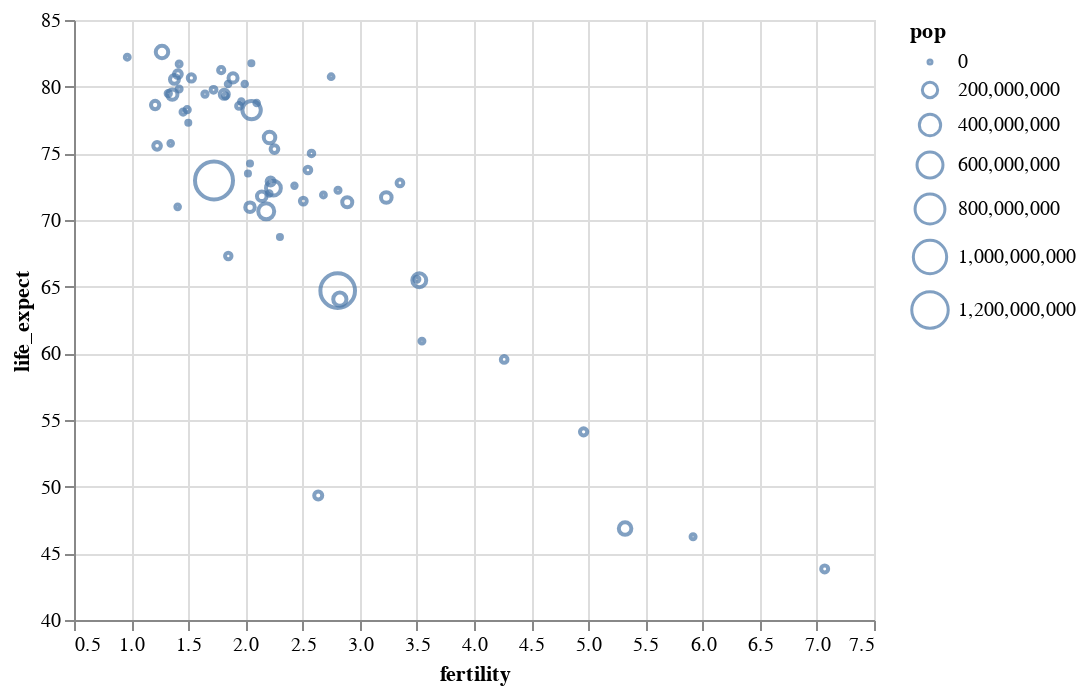

Here is the notebook cell this chart was saved with:
### Code cell
# add size dimension
alt.Chart(gap2005).mark_point().encode(
    alt.X("fertility", scale=alt.Scale(zero=False)),
    alt.Y("life_expect", scale=alt.Scale(zero=False)),
    alt.Size("pop")
)

### Figure 1 — Vega-Lite specification as saved in the notebook (floating-point values rounded to 4 significant figures)
{"$schema": "https://vega.github.io/schema/vega-lite/v3.4.0.json", "config": {"mark": {"tooltip": null}, "view": {"height": 300, "width": 400}}, "data": {"name": "data-ba34af65c64e2b3a5a008687b8c69f55"}, "datasets": {"data-ba34af65c64e2b3a5a008687b8c69f55": [{"cluster": 0, "country": "Afghanistan", "fertility": 7.069, "life_expect": 43.83, "pop": 29928987, "year": 2005}, {"cluster": 3, "country": "Argentina", "fertility": 2.254, "life_expect": 75.32, "pop": 39537943, "year": 2005}, {"cluster": 3, "country": "Aruba", "fertility": 2.04, "life_expect": 74.24, "pop": 71566, "year": 2005}, {"cluster": 4, "country": "Australia", "fertility": 1.788, "life_expect": 81.23, "pop": 20090437, "year": 2005}, {"cluster": 1, "country": "Austria", "fertility": 1.42, "life_expect": 79.83, "pop": 8184691, "year": 2005}, {"cluster": 3, "country": "Bahamas", "fertility": 2.022, "life_expect": 73.5, "pop": 301790, "year": 2005}, {"cluster": 0, "country": "Bangladesh", "fertility": 2.826, "life_expect": 64.06, "pop": 144319628, "year": 2005}, {"cluster": 3, "country": "Barbados", "fertility": 1.5, "life_expect": 77.3, "pop": 278870, "year": 2005}, {"cluster": 1, "country": "Belgium", "fertility": 1.646, "life_expect": 79.44, "pop": 10364388, "year": 2005}, {"cluster": 3, "country": "Bolivia", "fertility": 3.5, "life_expect": 65.55, "pop": 8857870, "year": 2005}, {"cluster": 3, "country": "Brazil", "fertility": 2.245, "life_expect": 72.39, "pop": 186112794, "year": 2005}, {"cluster": 3, "country": "Canada", "fertility": 1.527, "life_expect": 80.65, "pop": 32805041, "year": 2005}, {"cluster": 3, "country": "Chile", "fertility": 1.944, "life_expect": 78.55, "pop": 15980912, "year": 2005}, {"cluster": 4, "country": "China", "fertility": 1.725, "life_expect": 72.96, "pop": 1303182268, "year": 2005}, {"cluster": 3, "country": "Colombia", "fertility": 2.22, "life_expect": 72.89, "pop": 42954279, "year": 2005}, {"cluster": 3, "country": "Costa Rica", "fertility": 2.099, "life_expect": 78.78, "pop": 4016173, "year": 2005}, {"cluster": 1, "country": "Croatia", "fertility": 1.346, "life_expect": 75.75, "pop": 4495904, "year": 2005}, {"cluster": 3, "country": "Cuba", "fertility": 1.49, "life_expect": 78.27, "pop": 11346670, "year": 2005}, {"cluster": 3, "country": "Dominican Republic", "fertility": 2.81, "life_expect": 72.23, "pop": 9049595, "year": 2005}, {"cluster": 3, "country": "Ecuador", "fertility": 2.578, "life_expect": 74.99, "pop": 13363593, "year": 2005}, {"cluster": 5, "country": "Egypt", "fertility": 2.891, "life_expect": 71.34, "pop": 77505756, "year": 2005}, {"cluster": 3, "country": "El Salvador", "fertility": 2.683, "life_expect": 71.88, "pop": 6704932, "year": 2005}, {"cluster": 1, "country": "Finland", "fertility": 1.825, "life_expect": 79.31, "pop": 5223442, "year": 2005}, {"cluster": 1, "country": "France", "fertility": 1.892, "life_expect": 80.66, "pop": 60656178, "year": 2005}, {"cluster": 1, "country": "Georgia", "fertility": 1.407, "life_expect": 70.99, "pop": 4677401, "year": 2005}, {"cluster": 1, "country": "Germany", "fertility": 1.36, "life_expect": 79.41, "pop": 82431390, "year": 2005}, {"cluster": 1, "country": "Greece", "fertility": 1.325, "life_expect": 79.48, "pop": 10668354, "year": 2005}, {"cluster": 3, "country": "Grenada", "fertility": 2.302, "life_expect": 68.72, "pop": 89502, "year": 2005}, {"cluster": 3, "country": "Haiti", "fertility": 3.545, "life_expect": 60.92, "pop": 8121622, "year": 2005}, {"cluster": 4, "country": "Hong Kong", "fertility": 0.966, "life_expect": 82.21, "pop": 6898686, "year": 2005}, {"cluster": 1, "country": "Iceland", "fertility": 2.052, "life_expect": 81.76, "pop": 296737, "year": 2005}, {"cluster": 0, "country": "India", "fertility": 2.807, "life_expect": 64.7, "pop": 1080264388, "year": 2005}, {"cluster": 4, "country": "Indonesia", "fertility": 2.182, "life_expect": 70.65, "pop": 218465000, "year": 2005}, {"cluster": 5, "country": "Iran", "fertility": 2.04, "life_expect": 70.96, "pop": 68017860, "year": 2005}, {"cluster": 5, "country": "Iraq", "fertility": 4.264, "life_expect": 59.55, "pop": 26074906, "year": 2005}, {"cluster": 1, "country": "Ireland", "fertility": 1.964, "life_expect": 78.89, "pop": 4015676, "year": 2005}, {"cluster": 5, "country": "Israel", "fertility": 2.75, "life_expect": 80.75, "pop": 6276883, "year": 2005}, {"cluster": 1, "country": "Italy", "fertility": 1.379, "life_expect": 80.55, "pop": 58103033, "year": 2005}, {"cluster": 3, "country": "Jamaica", "fertility": 2.429, "life_expect": 72.57, "pop": 2735520, "year": 2005}, {"cluster": 4, "country": "Japan", "fertility": 1.27, "life_expect": 82.6, "pop": 127417244, "year": 2005}, {"cluster": 2, "country": "Kenya", "fertility": 4.959, "life_expect": 54.11, "pop": 33829590, "year": 2005}, {"cluster": 4, "country": "South Korea", "fertility": 1.85, "life_expect": 67.3, "pop": 22912177, "year": 2005}, {"cluster": 4, "country": "North Korea", "fertility": 1.21, "life_expect": 78.62, "pop": 48640671, "year": 2005}, {"cluster": 5, "country": "Lebanon", "fertility": 2.209, "life_expect": 71.99, "pop": 3826018, "year": 2005}, {"cluster": 3, "country": "Mexico", "fertility": 2.211, "life_expect": 76.19, "pop": 106202903, "year": 2005}, {"cluster": 1, "country": "Netherlands", "fertility": 1.721, "life_expect": 79.76, "pop": 16407491, "year": 2005}, {"cluster": 4, "country": "New Zealand", "fertility": 1.994, "life_expect": 80.2, "pop": 4035461, "year": 2005}, {"cluster": 2, "country": "Nigeria", "fertility": 5.322, "life_expect": 46.86, "pop": 128765768, "year": 2005}, {"cluster": 1, "country": "Norway", "fertility": 1.848, "life_expect": 80.2, "pop": 4593041, "year": 2005}, {"cluster": 0, "country": "Pakistan", "fertility": 3.521, "life_expect": 65.48, "pop": 162419946, "year": 2005}, {"cluster": 3, "country": "Peru", "fertility": 2.506, "life_expect": 71.42, "pop": 27925628, "year": 2005}, {"cluster": 4, "country": "Philippines", "fertility": 3.233, "life_expect": 71.69, "pop": 87857473, "year": 2005}, {"cluster": 1, "country": "Poland", "fertility": 1.227, "life_expect": 75.56, "pop": 38557984, "year": 2005}, {"cluster": 1, "country": "Portugal", "fertility": 1.455, "life_expect": 78.1, "pop": 10566212, "year": 2005}, {"cluster": 2, "country": "Rwanda", "fertility": 5.917, "life_expect": 46.24, "pop": 8440820, "year": 2005}, {"cluster": 5, "country": "Saudi Arabia", "fertility": 3.352, "life_expect": 72.78, "pop": 26417599, "year": 2005}, {"cluster": 2, "country": "South Africa", "fertility": 2.637, "life_expect": 49.34, "pop": 44344136, "year": 2005}, {"cluster": 1, "country": "Spain", "fertility": 1.409, "life_expect": 80.94, "pop": 40341462, "year": 2005}, {"cluster": 1, "country": "Switzerland", "fertility": 1.42, "life_expect": 81.7, "pop": 7489370, "year": 2005}, {"cluster": 1, "country": "Turkey", "fertility": 2.143, "life_expect": 71.78, "pop": 69660559, "year": 2005}, {"cluster": 1, "country": "United Kingdom", "fertility": 1.815, "life_expect": 79.42, "pop": 60441457, "year": 2005}, {"cluster": 3, "country": "United States", "fertility": 2.054, "life_expect": 78.24, "pop": 295734134, "year": 2005}, {"cluster": 3, "country": "Venezuela", "fertility": 2.547, "life_expect": 73.75, "pop": 25375281, "year": 2005}]}, "encoding": {"size": {"field": "pop", "type": "quantitative"}, "x": {"field": "fertility", "scale": {"zero": false}, "type": "quantitative"}, "y": {"field": "life_expect", "scale": {"zero": false}, "type": "quantitative"}}, "mark": "point"}
